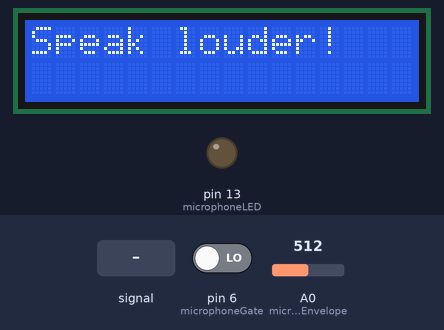
Bench run of a sketch on a simulated Arduino Uno, built with avr-gcc and run on an emulated ATmega328P. Shown: 16×2 character LCD, output pins drawn as LEDs (lit = HIGH). The test bench sets the inputs (shaded band); at power-on: pin 6 (microphoneGate) LOW, A0 (microphoneEnvelope) = 512.

Above: at 1.2 s.
1.3 s: pin 6 (microphoneGate) driven HIGH
At 2.1 s:
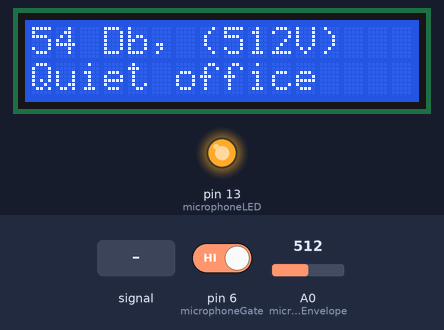
2.8 s: A0 (microphoneEnvelope) fed a 200 Hz sine of ±255 counts around its level
At 4.3 s:
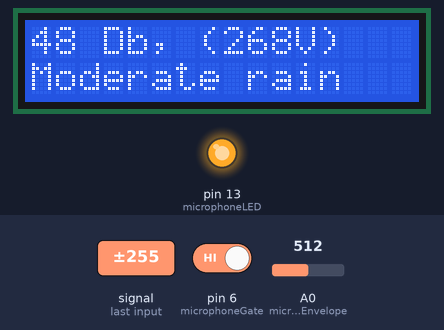
5.8 s: A0 (microphoneEnvelope) set to 122
At 6.4 s:
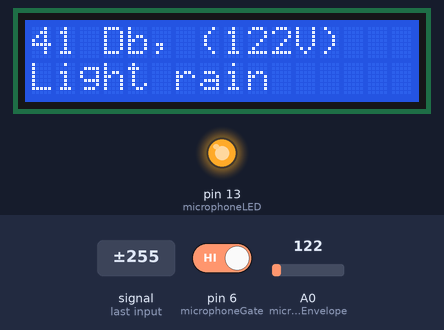
7.3 s: A0 (microphoneEnvelope) set to 60
At 8.6 s:
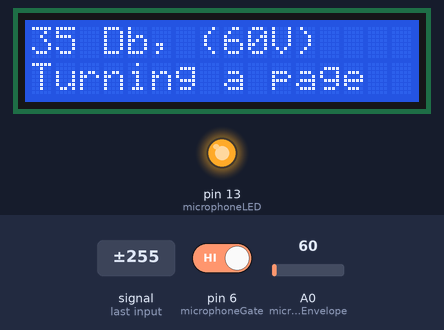
9.5 s: pin 6 (microphoneGate) driven LOW
At 10.3 s:
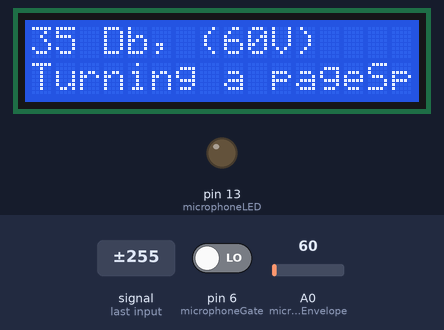
Timing chart, 0 to 12.5 s (numbered marks = the images above; inputs shaded):
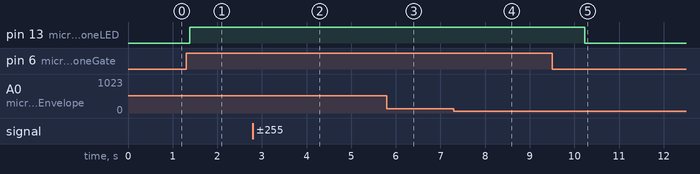

The sketch:

Main.ino
```cpp
#include <LiquidCrystal.h>            // LCD library classes.

// Initialize pins on LCD to the microprocessor
// Example: D7 on the LCD is going to pin 2 on thee board.
const int rs = 12, en = 11, d4 = 5, d5 = 4, d6 = 3, d7 = 2;
LiquidCrystal lcd(rs, en, d4, d5, d6, d7);

// Assign microphone output information as variables
int microphoneGate = 6;
int microphoneLED = 13;
int microphoneEnvelope = A0;

void setup() {
    Serial.begin(9600);

    lcd.begin(16, 2);                     // Intializes LCD screen (columns, rows)
    lcd.print("listening...");

    pinMode(microphoneGate, INPUT);       // Sets pin 6 to be primary input. E.g., where it's listening
    pinMode(microphoneLED, OUTPUT);       // Assigns that when receiving INPUT, send it to microphoneLED
}

void loop() {
    int statusSensor = digitalRead(microphoneGate);           // Read the gate from the microphone and assign it to this variable
    int receivingValue = analogRead(microphoneEnvelope);      // Read the analog output from the microphone's envelope and assign it to this variable
    int receivingValueInDb = convertToDb(receivingValue);     // Calculate microphone's voltage reading to Decibel
    int lastReceivedReading;

    if (statusSensor == 1) {                                   // If microphone's gate detects input (sound)
        digitalWrite(microphoneLED, HIGH);                    // Sends Voltage to microphoneLED

        lcd.clear();

        lcd.setCursor(0, 0);                                  // ... Set cursor to row 1, column 1. NOTE: This must be set
        lcd.print(receivingValueInDb);                        // ... Print the calculated Decibels
        lcd.print(" Db, (");
        lcd.print(receivingValue);
        lcd.print("V)");                                      // Text formatting for easy display

        lcd.setCursor(0, 1);

        if (receivingValueInDb < 20) {
            lcd.print("A watch's tick");
        } else if (receivingValueInDb >= 20 && receivingValueInDb < 30) {
            lcd.print("Whisper");
        } else if (receivingValueInDb >= 30 && receivingValueInDb < 40) {
            lcd.print("Turning a page");
        } else if (receivingValueInDb >= 40 && receivingValueInDb < 46) {
            lcd.print("Light rain");
        } else if (receivingValueInDb >= 46 && receivingValueInDb < 50) {
            lcd.print("Moderate rain");
        } else if (receivingValueInDb >= 50 && receivingValueInDb < 55) {
            lcd.print("Quiet office");
        } else if (receivingValueInDb >= 55 && receivingValueInDb < 60) {
            lcd.print("Air conditioner");
        } else if (receivingValueInDb >= 60 && receivingValueInDb < 65) {
            lcd.print("Normal conversation");
        } else if (receivingValueInDb >= 65 && receivingValueInDb < 70) {
            lcd.print("Running dryer");
        } else if (receivingValueInDb >= 70 && receivingValueInDb < 80) {
            lcd.print("Tiolet flushing");
        } else if (receivingValueInDb >= 80 && receivingValueInDb < 95) {
            lcd.print("Construction site");
        } else if (receivingValueInDb >= 95 && receivingValueInDb < 110) {
            lcd.print("Nightclub");
        } else {
            lcd.print("Wow, that's loud!");
        }

        delay(1100); // Because the microprocessor is very, very fast, we need to tell it to hold up so that humans can read the reading
    }
    else {                                            // Otherwise, if microphone's gate does not detect input/sound...
        digitalWrite(microphoneLED, LOW);
        lcd.print("Speak louder!");
        delay(0200);
        lcd.clear();
    }
}

int convertToDb(int num) {
    // NOTE: Because Decibels are a logarithmic, this function is not entirely accurate

    int newNum = (20 * (log10(num)));
    return newNum;
}
```

Measured:
- after the input at 1.3 s, pin 13 (microphoneLED): LOW → HIGH after 0.09 s; the display: first differs from a run without the input after 0.09 s (image 1)
- after the input at 2.8 s, the display: changes after 0.81 s (image 2)
- after the input at 5.8 s, the display: changes at once (image 3)
- after the input at 7.3 s, the display: changes after 0.73 s (image 4)
- after the input at 9.5 s, pin 13 (microphoneLED): HIGH → LOW after 0.74 s; the display: changes after 0.74 s (image 5)
- what the display in image 2 shows lasts 1.1 s, from 3.6 s to 4.7 s
